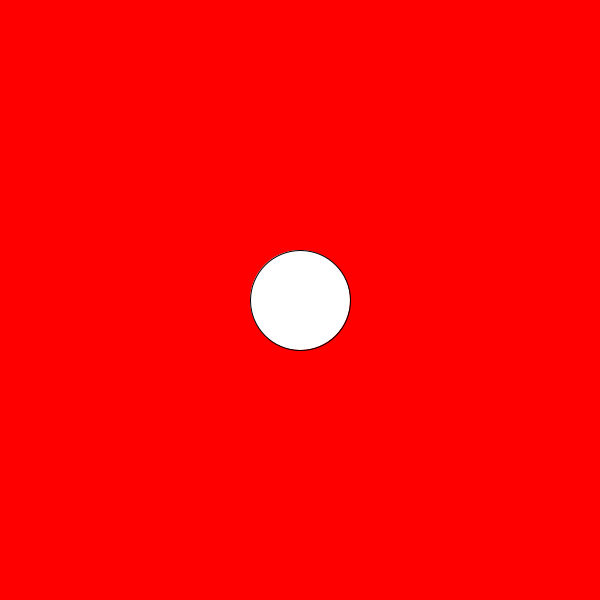
Frame 1 (no input)
Frame 60 (the mouse pressed at the canvas centre just before this capture): identical to frame 1, image omitted
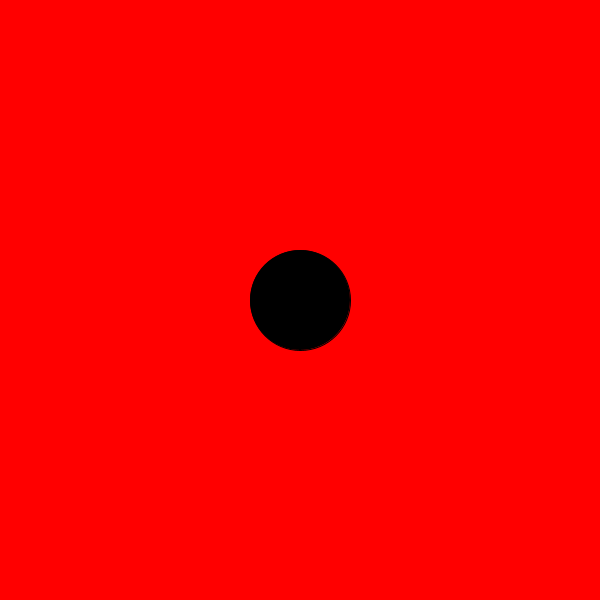
Frame 120 (the mouse held since frame 60 and released just before this capture)

The Processing sketch that drew these frames (run headless with seeded random() and noise(); from frame 60 on, the mouse is pressed at the canvas centre):

// Processing sketch: conditionalInClass
// ── conditionalInClass.pde
//declare my variables; 
int xPos, yPos; 
int size = 100; 
boolean circleClicked = false; 
float d; 

void setup(){
  size(600, 600); 
  xPos = width/2; 
  yPos = height/2; 
}

void draw(){
  d = dist(mouseX, mouseY, xPos, yPos); 
  
  
  if(d < size/2){
    //println("inside circle");
    fill(0); 
  }else{
    fill(255); 
  }
  if(circleClicked){
    background(0, 255, 0); 
  }else{
    background(255, 0, 0);
  }
  
  println(circleClicked); 
  ellipse(xPos, yPos, size, size); 
}

void mousePressed(){
  if(d < size/2){
    circleClicked = !circleClicked; 
  }
}
